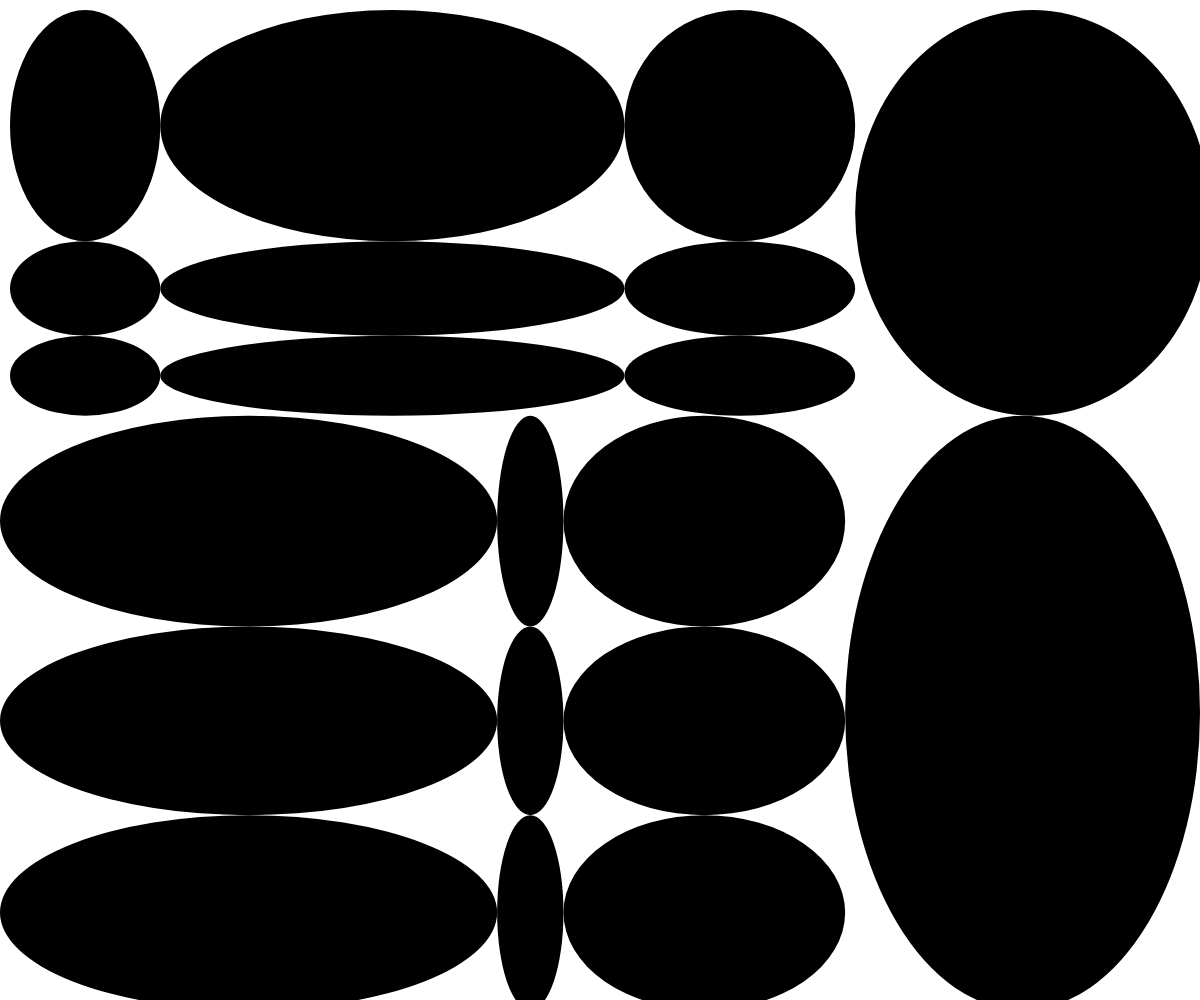
Frame 1 (no input)
Frame 60 (no input): identical to frame 1, image omitted
Frame 120 (the mouse pressed at the canvas centre since frame 60): identical to frame 1, image omitted

The p5.js sketch that drew this single still picture (run headless with seeded random() and noise() and a simulated clock; from frame 60 on, the mouse is pressed at the canvas centre):

// p5.js sketch
// ── sketch.js
  var frameSize=2;
  //the f at the end means it relate to the frame not the inner cells
  var randomXf = [];
  var randomYf = [];
  var randSumXf = 0;
  var randSumYf = 0;
  
  let circleGrids = [];

function setup() {
  createCanvas(windowWidth, windowHeight);
  
  // Create objects
  for (let k = 0; k < frameSize*frameSize; k++) {
    let gridSize=int(random(1, 5));
    circleGrids.push(new Circlegrid(gridSize));
    circleGrids[k].prepare();
  }

//prepares frame x and y values
  for (let i = 0; i < frameSize; i++) {
    randomXf[i] = random(0.1, 1);
    randSumXf += randomXf[i];
  }
  
  for (let i = 0; i < frameSize; i++) {
    randomYf[i] = random(0.1, 1);
    randSumYf += randomYf[i];
  }
}

function windowResized(){
  resizeCanvas(windowWidth, windowHeight);
  }

function draw() {

  background(255);
  
  let startXf=10;
  let startYf=10;
  for (let j =0; j<randomYf.length; j++) {
    let cellHeightf = map(randomYf[j], 0, randSumYf, 0, windowHeight);
    for (let i =0; i<randomXf.length; i++) {
      let cellWidthf = map(randomXf[i], 0, randSumXf, 0, windowWidth);
      
  //circlegrid.display(10,10,width-20,height-20);
      circleGrids[frameSize*j+i].display(startXf, startYf, cellWidthf, cellHeightf);
      
          startXf+=cellWidthf;
    }
    startXf = 0;
    startYf+=cellHeightf;
  }
}


class Circlegrid {   //this will need to have a start position specced probably in the display part

 constructor(tempG) {
  this.randomX = [];
  this.randomY = [];
  this.randSumX = 0;
  this.randSumY = 0;
  this.gridSize = tempG;
  }

  prepare() {
    this.randomX = new Array(this.gridSize);
    for (let i = 0; i < this.randomX.length; i++) {
      this.randomX[i] = random(0.1, 2);
      this.randSumX += this.randomX[i];
    }
    this.randomY = new Array(this.gridSize);
    for (let i = 0; i < this.randomY.length; i++) {
      this.randomY[i] = random(0.1, 2);
      this.randSumY += this.randomY[i];
    }
  }

  display(gridBeginX, gridBeginY, gridWidth, gridHeight) {
    
    this.grdHt = gridHeight;
    this.grdWt = gridWidth;
    
    ellipseMode(CORNER);

    this.startX=gridBeginX;
    this.startY=gridBeginY;
    let index=0;
    for (let j =0; j<this.randomY.length; j++) {
      let cellHeight = map(this.randomY[j], 0, this.randSumY, 0, this.grdHt);
      for (let i =0; i<this.randomX.length; i++) {
        let cellWidth = map(this.randomX[i], 0, this.randSumX, 0, this.grdWt);
        noStroke();
        //fill(255, 200, 110);
        fill(0);
        ellipse(this.startX, this.startY, cellWidth, cellHeight);
        this.startX+=cellWidth;
        index++;
      }
      this.startX = gridBeginX;
      this.startY+=cellHeight;
    }
  }
}
